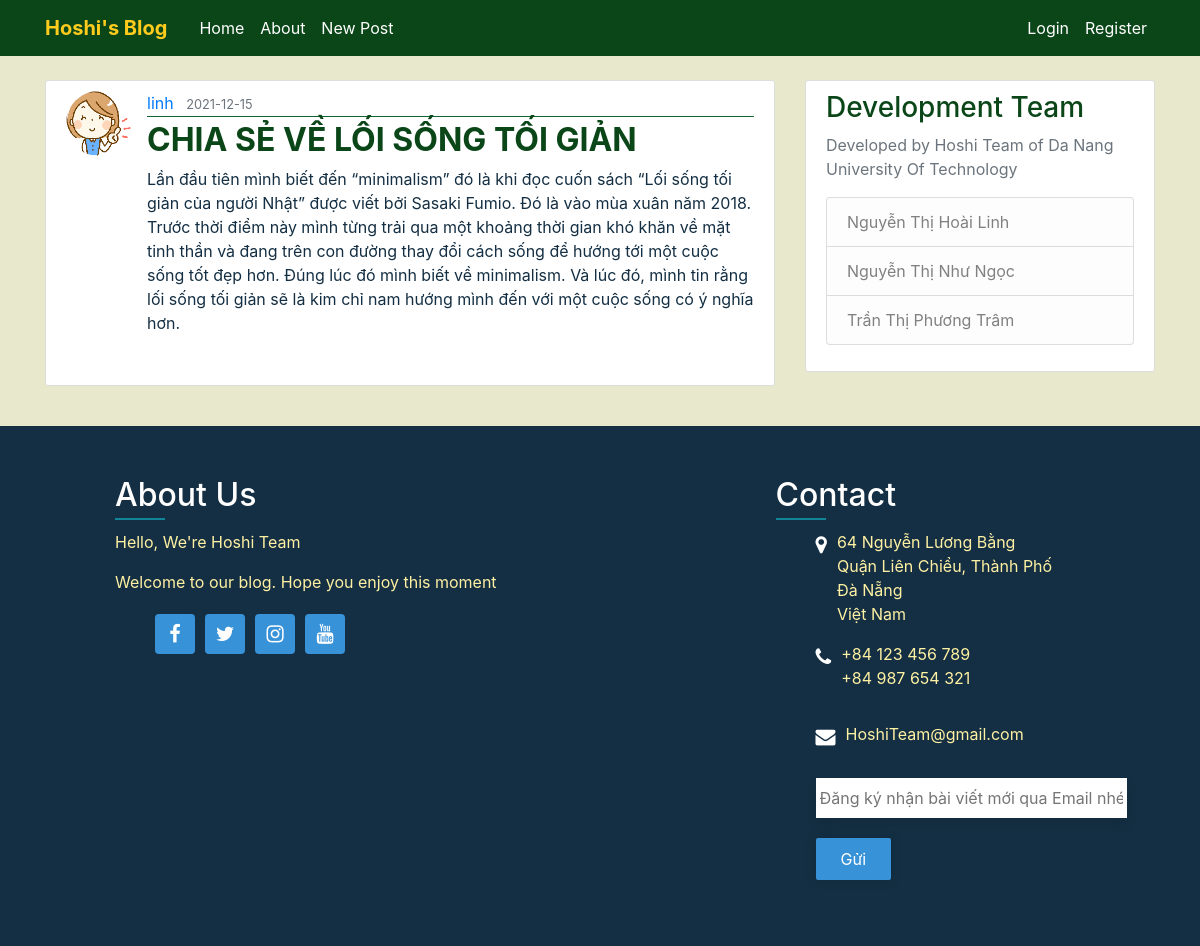
The page /post/31 on the database its author committed.
### FlaskBlog/models.py (models this page shows, shortened)
class User(db.Model, UserMixin):
    id = db.Column(db.Integer, primary_key=True)
    username = db.Column(db.String(20), unique=True, nullable=False)
    email = db.Column(db.String(120), unique=True, nullable=False)
    image_file = db.Column(db.String(20), nullable=False, default='default.png')
    password = db.Column(db.String(60), nullable=False)
    posts = db.relationship('Post', backref='author', lazy=True)

class Post(db.Model):
    id = db.Column(db.Integer, primary_key=True)
    title = db.Column(db.String(100), nullable=False)
    date_posted = db.Column(db.DateTime, nullable=False, default=datetime.utcnow)
    content = db.Column(db.Text, nullable=False)
    user_id = db.Column(db.Integer, db.ForeignKey('user.id'), nullable=False)

### FlaskBlog/routes.py (the view)
@app.route("/post/<int:post_id>")
def post(post_id):
    post = Post.query.get_or_404(post_id)
    return render_template('post.html', title=post.title, post=post)

### FlaskBlog/templates/post.html (shortened to what this page needs)
{% extends "layout.html" %}
{% block content %}
  <article class="media content-section">
    <img class="rounded-circle article-img" src="{{ url_for('static', filename='avatar/' + post.author.image_file) }}">
    <div class="media-body">
      <div class="article-metadata">
        <a class="mr-2" href="#">{{ post.author.username }}</a>
        <small class="text-muted">{{ post.date_posted.strftime('%Y-%m-%d') }}</small>
      </div>
      <h2 class="article-title">{{ post.title }}</h2>
      <p class="article-content">{{ post.content }}</p>
    </div>
  </article>
{% endblock content %}

### FlaskBlog/static/main.css (style rules this page uses)
body { background: #E8E8CC; color: #142F43; margin-top: 5rem; }
h1, h2, h3, h4, h5, h6 { color: #0B4619; }
.content-section { background: #ffffff; padding: 10px 20px; border: 1px solid #dddddd; border-radius: 3px; margin-bottom: 20px; }
.article-title { color: #0B4619; font-weight: bold; }
.article-content { white-space: pre-line; }
.article-img { height: 65px; width: 65px; margin-right: 16px; }
.article-metadata { padding-bottom: 1px; margin-bottom: 4px; border-bottom: 1px solid #116530 }

### rows shown on the page
User: image_file (picture), author.username "linh"
Post: date_posted "2021-12-15", title "CHIA SẺ VỀ LỐI SỐNG TỐI GIẢN", content "Lần đầu tiên mình biết đến “minimalism” đó là khi đọc cuốn sách “Lối sống tối giản của người Nhật” được viết bởi Sasaki Fumio. Đó là vào mùa xuân năm 2018. Trước thời điểm này mình từng trải qua một khoảng thời gian khó khăn về mặt tinh thần và đang trên con đường thay đổi cách sống để hướng tới một cuộc sống tốt đẹp hơn. Đúng lúc đó mình biết về minimalism. Và lúc đó, mình tin rằng lối sống tối giản sẽ là kim chỉ nam hướng mình đến với một cuộc sống có ý nghĩa hơn."
